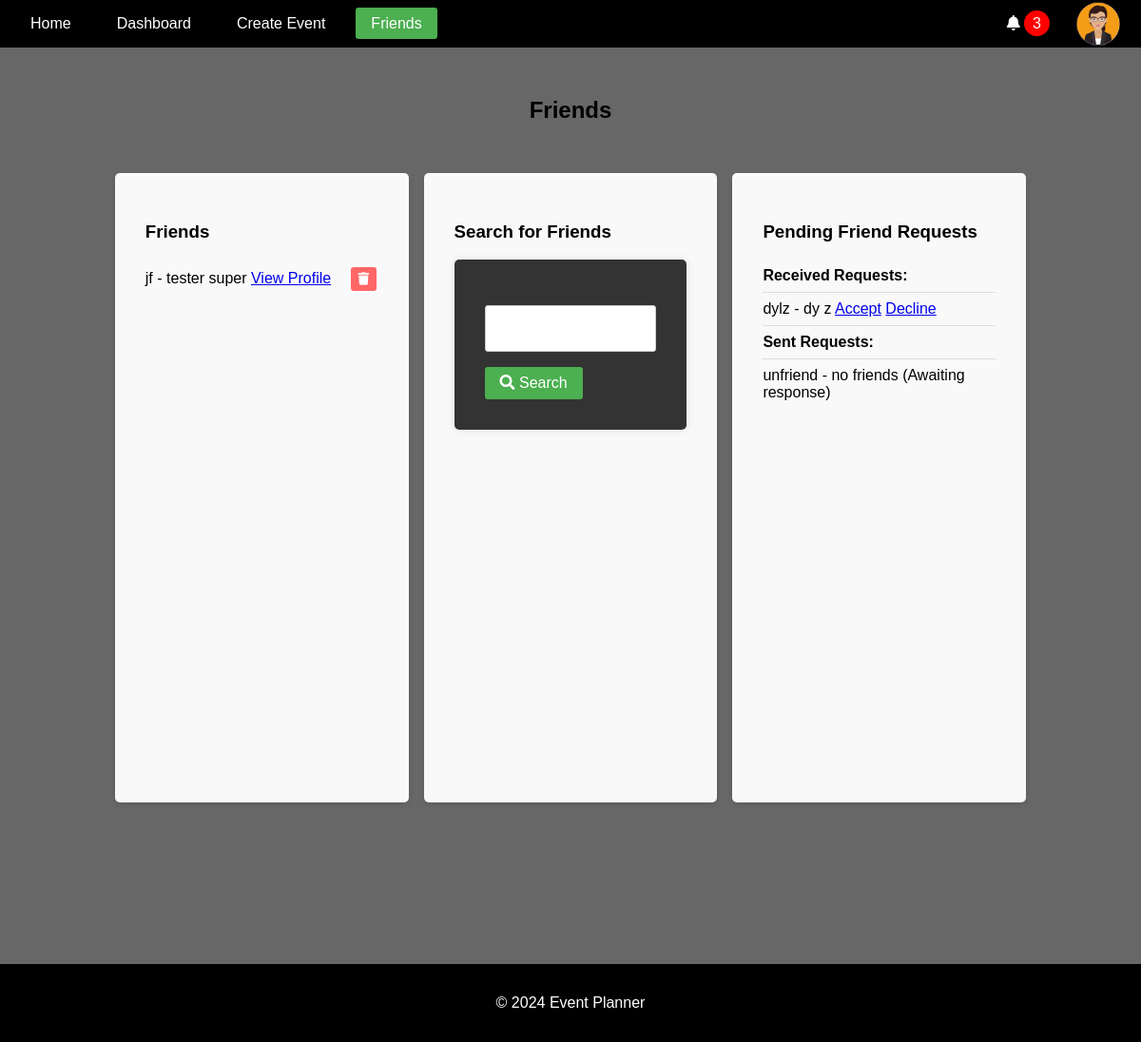
Page /friends/ (signed in) on the committed database.
### accounts/models.py (models this page shows, shortened)
class UserProfile(models.Model):
    user = models.OneToOneField(User, on_delete=models.CASCADE)
    profile_picture = models.CharField(max_length=255, default="default.png")
    created_at = models.DateTimeField(auto_now_add=True)
    updated_at = models.DateTimeField(auto_now=True)

class Friendship(models.Model):
    from_user = models.ForeignKey(
        User, related_name="from_friend", on_delete=models.CASCADE
    )
    to_user = models.ForeignKey(
        User, related_name="to_friend", on_delete=models.CASCADE
    )
    status = models.CharField(
        max_length=20,
        choices=[
            ("pending", "Pending"),
            ("accepted", "Accepted"),
            ("declined", "Declined"),
        ],
    )
    created_at = models.DateTimeField(auto_now_add=True)

### accounts/views.py (the view)
# urls.py: path("friends/", views.friends_page, name="friends_page"),
@login_required
def friends_page(request):
    current_user = request.user
    if "search_query" in request.GET or "user" in request.GET:
        search_form = FriendSearchForm(request.GET)
        if search_form.is_valid():
            search_query = search_form.cleaned_data.get("search_query", "")
            selected_user = search_form.cleaned_data.get("user")
            if selected_user:
                search_results = [selected_user]
            else:
                search_results = User.objects.filter(
                    Q(username__icontains=search_query)
                    | Q(first_name__icontains=search_query)
                    | Q(last_name__icontains=search_query)
                ).exclude(id=current_user.id)
        else:
            search_results = []
    else:
        search_form = FriendSearchForm()
        search_results = []
    friends = Friendship.objects.filter(
        (Q(from_user=current_user) | Q(to_user=current_user))
        & Q(status="accepted")
    )
    pending_requests_received = Friendship.objects.filter(
        Q(to_user=current_user) & Q(status="pending")
    )
    pending_requests_sent = Friendship.objects.filter(
        Q(from_user=current_user) & Q(status="pending")
    )
    context = {
        "search_form": search_form,
        "search_results": search_results,
        "friends": friends,
        "pending_requests_received": pending_requests_received,
        "pending_requests_sent": pending_requests_sent,
    }
    return render(request, "accounts/friends.html", context)

### accounts/forms.py
class FriendSearchForm(forms.Form):
    search_query = forms.CharField(max_length=100, label="", required=False)

### accounts/context_processors.py (called while the page is built)
def google_api_key(request):
    return {"GOOGLE_API_KEY": os.getenv("GOOGLE_API_KEY")}

### notifications/context_processors.py (called while the page is built)
def notifications(request):
    if request.user.is_authenticated:
        all_unread_notifications = Notification.objects.filter(
            user=request.user, read=False
        ).order_by("-created_at")
        unread_count = all_unread_notifications.count()
        recent_unread_notifications = all_unread_notifications[:8]
        return {
            "recent_unread_notifications": recent_unread_notifications,
            "unread_count": unread_count,
        }
    return {}

### accounts/templates/accounts/friends.html (shortened to what this page needs)
{% extends 'base.html' %}
{% block content %}
<h2>Friends</h2>
<div class="friends-page-container">
    <div class="friends-list">
        <h3>Friends</h3>
        <ul>
            {% for friendship in friends %}
                <li>
                    {% if friendship.from_user == user %}
                        {{ friendship.to_user.username }} - {{ friendship.to_user.first_name }} {{ friendship.to_user.last_name }}
                        <a href="{% url 'view_profile' friendship.to_user.id %}">View Profile</a>
                        <button class="btn-delete-friend" data-friend-id="{{ friendship.to_user.id }}"><i class="fa fa-trash"></i></button>
                    {% endif %}
                </li>
            {% empty %}
                <li>You have no friends yet.</li>
            {% endfor %}
        </ul>
    </div>
    <div class="friend-search">
        <h3>Search for Friends</h3>
        <form method="get" action="{% url 'friends_page' %}">
            {{ search_form.as_p }}
            <button type="submit" class="btn-submit"><i class="fa fa-search"></i> Search</button>
        </form>
    </div>
    <div class="pending-requests">
        <h3>Pending Friend Requests</h3>
        <ul>
            <li><strong>Received Requests:</strong></li>
            {% for request in pending_requests_received %}
                <li>
                    {{ request.from_user.username }} - {{ request.from_user.first_name }} {{ request.from_user.last_name }}
                    <a href="{% url 'respond_friend_request' request.id 'accept' %}">Accept</a>
                    <a href="{% url 'respond_friend_request' request.id 'decline' %}">Decline</a>
                </li>
            {% empty %}
                <li>No pending friend requests received.</li>
            {% endfor %}
            <li><strong>Sent Requests:</strong></li>
            {% for request in pending_requests_sent %}
                <li>
                    {{ request.to_user.username }} - {{ request.to_user.first_name }} {{ request.to_user.last_name }}
                    <span>(Awaiting response)</span>
                </li>
            {% empty %}
                <li>No pending friend requests sent.</li>
            {% endfor %}
        </ul>
    </div>
</div>
{% endblock %}

### templates/base.html (shortened to what this page needs)
<!DOCTYPE html>
<html lang="en">
<head>
    {% load static %}
    <link rel="stylesheet" href="{% static 'css/styles.css' %}">
    <link rel="stylesheet" href="https://cdnjs.cloudflare.com/ajax/libs/font-awesome/5.15.4/css/all.min.css">
    <link rel="stylesheet" href="https://cdnjs.cloudflare.com/ajax/libs/fullcalendar/3.10.2/fullcalendar.min.css" />
</head>
<body>
    <header>
        <nav class="navbar">
            <ul class="nav-links">
                <li><a href="{% url 'home' %}" class="{% if request.resolver_match.url_name == 'home' %}active{% endif %}">Home</a></li>
                {% if user.is_authenticated %}
                    <li><a href="{% url 'dashboard' %}" class="{% if request.resolver_match.url_name == 'dashboard' %}active{% endif %}">Dashboard</a></li>
                    <li><a href="{% url 'create_event' %}" class="{% if request.resolver_match.url_name == 'create_event' %}active{% endif %}">Create Event</a></li>
                    <li><a href="{% url 'friends_page' %}" class="{% if request.resolver_match.url_name == 'friends_page' %}active{% endif %}">Friends</a></li>
                {% else %}
                    <li><a href="{% url 'account_login' %}" class="{% if request.resolver_match.url_name == 'account_login' %}active{% endif %}">Login</a></li>
                    <li><a href="{% url 'account_signup' %}" class="{% if request.resolver_match.url_name == 'account_signup' %}active{% endif %}">Sign Up</a></li>
                {% endif %}
            </ul>
            {% if user.is_authenticated %}
                <ul class="nav-links">
                    <div class="user-info">
                        <div class="dropdown">
                            <i class="fas fa-bell" id="notificationBell"></i>
                            {% if unread_count > 0 %}
                            <span class="notification-count" id="notificationCount">{{ unread_count }}</span>
                            {% else %}
                            <span class="notification-count" id="notificationCount" style="display: none;">{{ unread_count }}</span>
                            {% endif %}
                        </div>
                    </div>
                    <li class="profile-dropdown">
                        <a id="profileLink">
                            <img src="{% static 'images/profile_pictures/' %}{{ user.userprofile.profile_picture }}" alt="Profile Picture" class="profile-picture" id="userProfileIcon">
                        </a>
                    </li>
                </ul>
            {% endif %}
        </nav>
    </header>
    <main>
        {% block content %}{% endblock %}
    </main>
    <footer>
        <p>&copy; 2024 Event Planner</p>
    </footer>
</body>
</html>

### static/css/styles.css (style rules this page uses)
* { box-sizing: border-box; }
body { font-family: Arial, sans-serif; margin: 0; padding: 0; background-color: #676767; display: flex; flex-direction: column; min-height: 100vh; }
header { background-color: #000000; color: white; padding: 1rem; }
.navbar { display: flex; justify-content: space-between; align-items: center; }
.nav-links { list-style: none; padding: 0; margin: 0; display: flex; }
.nav-links li { margin-right: 1rem; }
.nav-links li a { color: white; text-decoration: none; padding: 0.5rem 1rem; border-radius: 3px; }
.nav-links li a.active { background-color: #4CAF50; }
.user-info { color: white; }
main { flex: 1; padding: 2rem; display: flex; justify-content: center; align-items: center; flex-direction: column; margin-bottom: 2rem; }
footer { text-align: center; padding: 1rem; background-color: #000000; color: white; position: relative; bottom: 0; width: 100%; }
form { background-color: #333; padding: 2rem; border-radius: 5px; box-shadow: 0 0 10px rgba(0, 0, 0, 0.1); width: 100%; max-width: 500px; margin: 0 auto; }
.btn-submit { background-color: #4CAF50; color: white; border: none; padding: 0.75rem 1.5rem; cursor: pointer; border-radius: 3px; font-size: 1rem; transition: background-color 0.3s; }
#notificationCount { margin-right: 0; }
#profileLink, .profile-dropdown { margin-right: 2rem; }
#userProfileIcon { max-width: 50px; position: absolute; right: 20px; top: 0; }
.notification-count { background-color: red; color: white; border-radius: 50%; padding: 5px 9px; }
.friends-page-container { display: flex; justify-content: space-between; align-items: flex-start; gap: 1rem; padding: 2rem; width: 100%; max-width: 90%; height: 50rem; }
.friends-list, .friend-search, .pending-requests { flex: 1; background: #f9f9f9; padding: 2rem; border-radius: 5px; box-shadow: 0 2px 4px rgba(0, 0, 0, 0.1); min-height: 90%; width: 30rem; }
.friends-list ul, .friend-search ul, .pending-requests ul { list-style: none; padding: 0; }
.friends-list li, .friend-search li, .pending-requests li { padding: 0.5rem 0; border-bottom: 1px solid #ddd; }
.friends-list li:last-child, .friend-search li:last-child, .pending-requests li:last-child { border-bottom: none; }
.btn-delete-friend { background: #ff6666; color: #fff; border: none; padding: 0.3rem 0.5rem; cursor: pointer; border-radius: 3px; margin-left: 1rem; }
.btn-submit { background: #4CAF50; color: white; padding: 0.5rem 1rem; border: none; cursor: pointer; border-radius: 3px; margin-top: 1rem; }
#id_search_query { width: 100%; padding: 1rem; border: 1px solid #ccc; border-radius: 3px; }
div.friend-search>form>button { margin-top: 0; }

### rows in the picture
Friendship: to_user.username "jf", to_user.first_name "tester", to_user.last_name "super"
Friendship: from_user.username "dylz", from_user.first_name "dy", from_user.last_name "z"
Friendship: to_user.username "unfriend", to_user.first_name "no", to_user.last_name "friends"

### other values in the picture
{{ unread_count }} "3"
